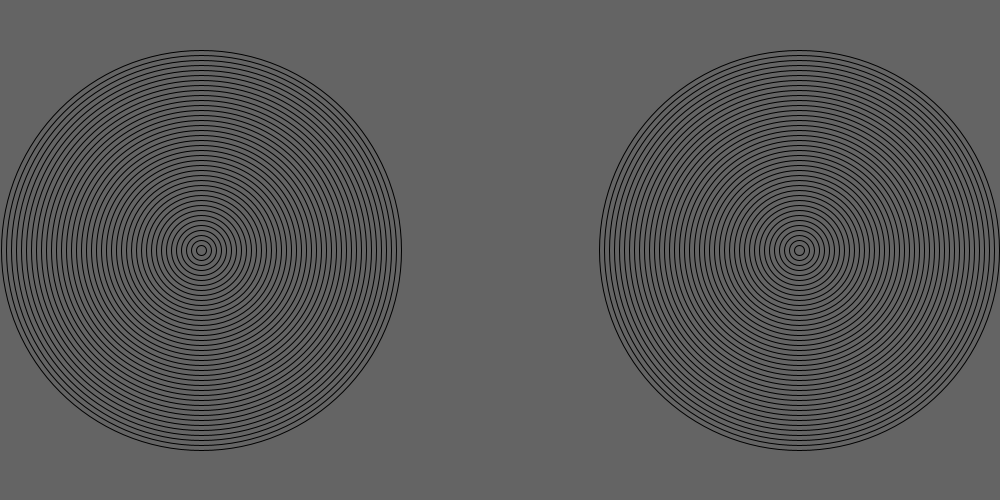
Frame 1 (no input)
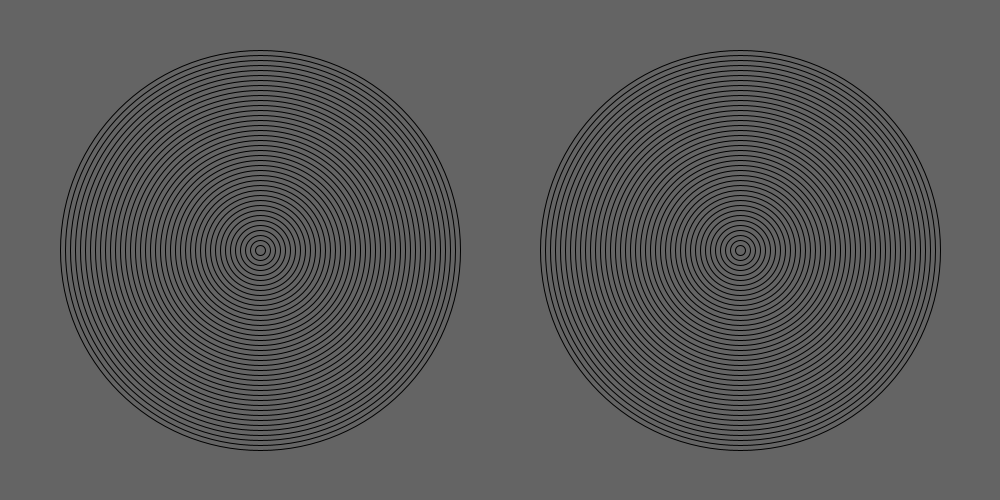
Frame 60 (the mouse pressed at the canvas centre just before this capture)
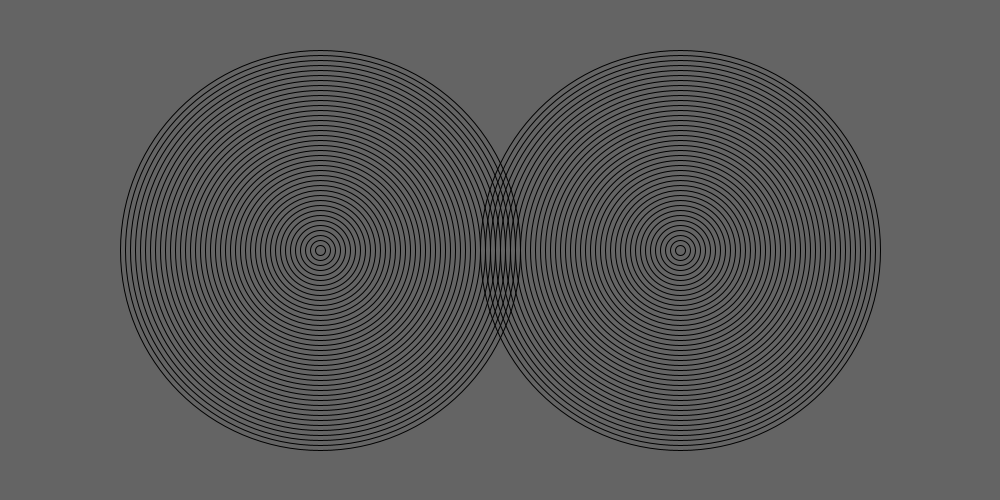
Frame 120 (the mouse held since frame 60 and released just before this capture)

The Processing sketch that drew these frames (run headless with seeded random() and noise(); from frame 60 on, the mouse is pressed at the canvas centre):

// Processing sketch: sketch_171118a
// ── sketch_171118a.pde
void setup(){
  background(100,100,100);
  size(1000,500);
}

int x=800;

int x1=200;
int y= 250;

void draw(){
  noFill();
  background(100,100,100);
  x=x-1;
  x1=x1+1;
  for(int i=0;i<400; i++){
    if(i%10 == 0){
   ellipse(x,y,400-i,400-i);
    
    }
 
    
     if(i%10 == 0){
   ellipse(x1,y,400-i,400-i);
    }

}}
